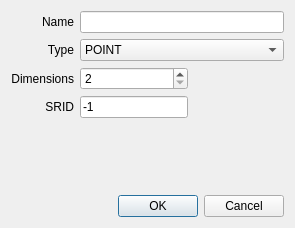
<ui version="4.0" >
 <class>DlgAddGeometryColumn</class>
 <widget class="QDialog" name="DlgAddGeometryColumn" >
  <property name="geometry" >
   <rect>
    <x>0</x>
    <y>0</y>
    <width>295</width>
    <height>228</height>
   </rect>
  </property>
  <property name="windowTitle" >
   <string>Dialog</string>
  </property>
  <layout class="QVBoxLayout" >
   <item>
    <layout class="QGridLayout" >
     <item row="0" column="0" >
      <widget class="QLabel" name="label" >
       <property name="text" >
        <string>Name</string>
       </property>
       <property name="alignment" >
        <set>Qt::AlignRight|Qt::AlignTrailing|Qt::AlignVCenter</set>
       </property>
      </widget>
     </item>
     <item row="0" column="1" colspan="2" >
      <widget class="QLineEdit" name="editName" />
     </item>
     <item row="1" column="0" >
      <widget class="QLabel" name="label_2" >
       <property name="text" >
        <string>Type</string>
       </property>
       <property name="alignment" >
        <set>Qt::AlignRight|Qt::AlignTrailing|Qt::AlignVCenter</set>
       </property>
      </widget>
     </item>
     <item row="1" column="1" colspan="2" >
      <widget class="QComboBox" name="cboType" >
       <item>
        <property name="text" >
         <string>POINT</string>
        </property>
       </item>
       <item>
        <property name="text" >
         <string>LINESTRING</string>
        </property>
       </item>
       <item>
        <property name="text" >
         <string>POLYGON</string>
        </property>
       </item>
       <item>
        <property name="text" >
         <string>MULTIPOINT</string>
        </property>
       </item>
       <item>
        <property name="text" >
         <string>MULTILINESTRING</string>
        </property>
       </item>
       <item>
        <property name="text" >
         <string>MULTIPOLYGON</string>
        </property>
       </item>
       <item>
        <property name="text" >
         <string>GEOMETRYCOLLECTION</string>
        </property>
       </item>
      </widget>
     </item>
     <item row="2" column="0" >
      <widget class="QLabel" name="label_3" >
       <property name="text" >
        <string>Dimensions</string>
       </property>
       <property name="alignment" >
        <set>Qt::AlignRight|Qt::AlignTrailing|Qt::AlignVCenter</set>
       </property>
      </widget>
     </item>
     <item row="2" column="1" >
      <widget class="QSpinBox" name="spinDim" >
       <property name="minimum" >
        <number>2</number>
       </property>
       <property name="maximum" >
        <number>4</number>
       </property>
      </widget>
     </item>
     <item rowspan="2" row="2" column="2" >
      <spacer>
       <property name="orientation" >
        <enum>Qt::Horizontal</enum>
       </property>
       <property name="sizeHint" >
        <size>
         <width>40</width>
         <height>41</height>
        </size>
       </property>
      </spacer>
     </item>
     <item row="3" column="0" >
      <widget class="QLabel" name="label_4" >
       <property name="text" >
        <string>SRID</string>
       </property>
       <property name="alignment" >
        <set>Qt::AlignRight|Qt::AlignTrailing|Qt::AlignVCenter</set>
       </property>
      </widget>
     </item>
     <item row="3" column="1" >
      <widget class="QLineEdit" name="editSrid" >
       <property name="text" >
        <string>-1</string>
       </property>
      </widget>
     </item>
    </layout>
   </item>
   <item>
    <spacer>
     <property name="orientation" >
      <enum>Qt::Vertical</enum>
     </property>
     <property name="sizeHint" >
      <size>
       <width>20</width>
       <height>40</height>
      </size>
     </property>
    </spacer>
   </item>
   <item>
    <widget class="QDialogButtonBox" name="buttonBox" >
     <property name="orientation" >
      <enum>Qt::Horizontal</enum>
     </property>
     <property name="standardButtons" >
      <set>QDialogButtonBox::Cancel|QDialogButtonBox::NoButton|QDialogButtonBox::Ok</set>
     </property>
    </widget>
   </item>
  </layout>
 </widget>
 <tabstops>
  <tabstop>editName</tabstop>
  <tabstop>cboType</tabstop>
  <tabstop>spinDim</tabstop>
  <tabstop>editSrid</tabstop>
  <tabstop>buttonBox</tabstop>
 </tabstops>
 <resources/>
 <connections>
  <connection>
   <sender>buttonBox</sender>
   <signal>rejected()</signal>
   <receiver>DlgAddGeometryColumn</receiver>
   <slot>reject()</slot>
   <hints>
    <hint type="sourcelabel" >
     <x>285</x>
     <y>218</y>
    </hint>
    <hint type="destinationlabel" >
     <x>286</x>
     <y>274</y>
    </hint>
   </hints>
  </connection>
 </connections>
</ui>
